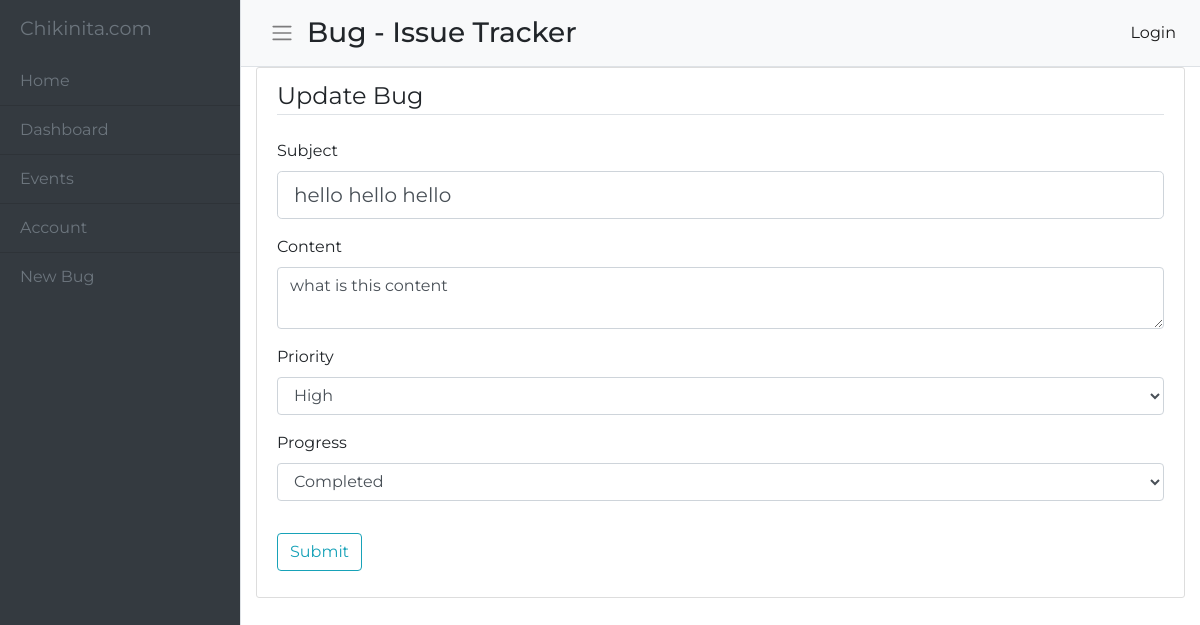
The app's page /bug/1/update, older data.
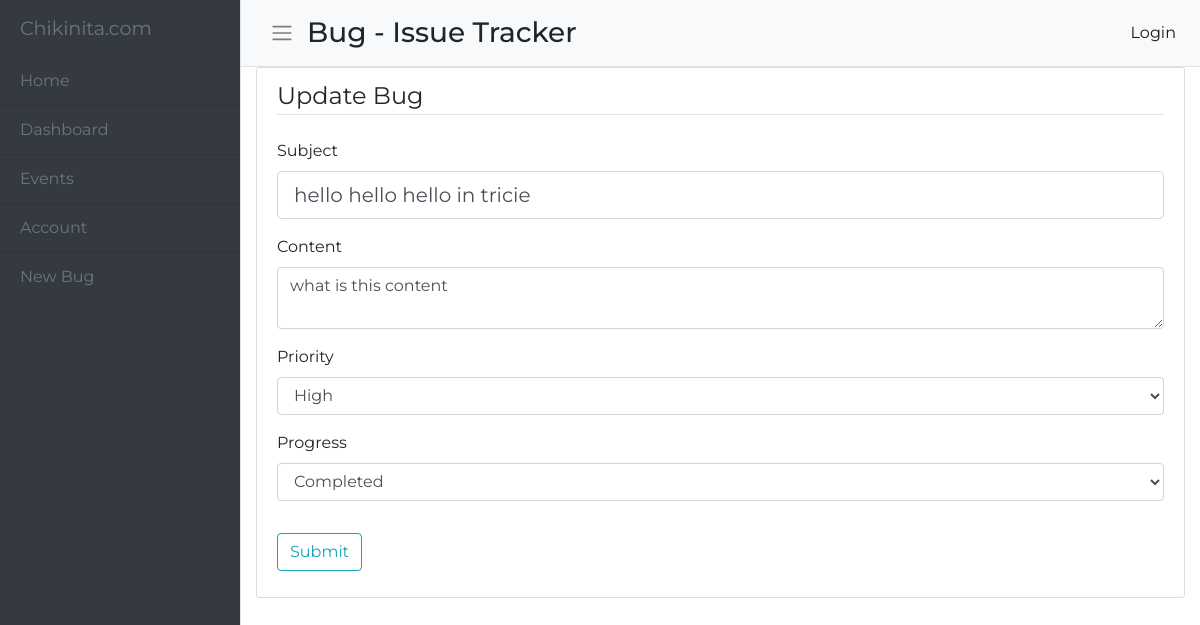
The same page, newer data.
### app/models.py (models this page shows, shortened)
class Tracker(db.Model):
    id = db.Column(db.Integer, primary_key=True)
    subject = db.Column(db.String(140), nullable=False)
    content = db.Column(db.String(300), nullable=False)
    priority = db.Column(db.String(16), nullable=False)
    progress = db.Column(db.String(16), nullable=False)
    date_created = db.Column(db.DateTime, default=datetime.utcnow)
    user_id = db.Column(db.Integer, db.ForeignKey('user.id'))

### app/routes.py (the view)
@app.route("/bug/<track_id>/update", methods=['GET', 'POST'])
def update_bug(track_id):
    bug = Tracker.query.get_or_404(track_id)
    form = TrackerForm()
    if form.validate_on_submit():
        bug.subject = form.subject.data
        bug.content = form.content.data
        bug.priority = form.priority.data
        db.session.commit()
        flash('Your bug has been updated!', 'success')
        return redirect(url_for('index', track_id=track_id))
    elif request.method == 'GET':
        form.subject.data = bug.subject
        form.content.data = bug.content
    return render_template('new_bug.html', title='Update Bug', form=form, legend='Update Bug')

### app/forms.py
class TrackerForm(FlaskForm):
    subject = StringField('Subject', validators=[DataRequired()])
    content = TextAreaField('Content', validators=[DataRequired()])
    priority = SelectField('Priority', choices=[('high', 'High'), ('moderate', 'Moderate'), ('low', 'Low')])
    progress = SelectField('Progress', choices=[('completed', 'Completed'),
                            ('in-progress', 'In Progress'), ('not-started', 'Not Started')])
    submit = SubmitField('Submit')

### app/templates/new_bug.html (shortened to what this page needs)
{% extends "base.html" %}
{% block content %}
<div class="content-section">
    <form method ="POST" action="">
        <fieldset class="form-group">
            <legend class="border-bottom mb-4">{{ legend }}</legend>
            <div class="form-group">
                {{ form.subject.label(class="form-control-label") }}
                {{ form.subject(class="form-control form-control-lg")}}
            </div>
            <div class="form-group">
                {{ form.content.label(class="form-control-label") }}
                {{ form.content(class="form-control form-control-textarea") }}
            </div>
            <div class="form-group">
                {{ form.priority.label(class="form-control-label") }}
                {{ form.priority(class="form-control form-control-textarea") }}
            </div>
            <div class="form-group">
                {{ form.progress.label(class="form-control-label") }}
                {{ form.progress(class="form-control form-control-textarea") }}
            </div>
        </fieldset>
        <div class="form-group">
            {{ form.submit(class="btn btn-outline-info")}}
        </div>
    </form>
</div>
{% endblock content %}

Row changes from the older to the newer data that the page shows:
changed Tracker "what is this content": subject "hello hello hello" → "hello hello hello in tricie"
